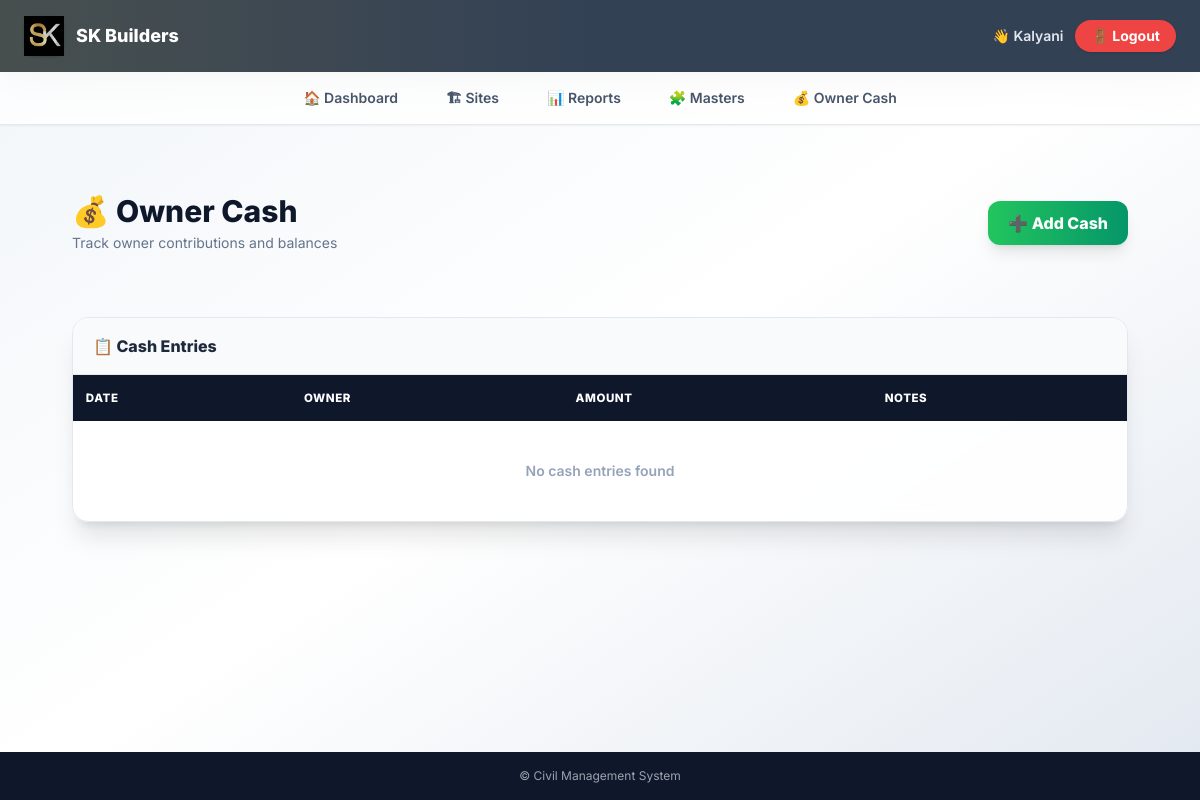
/owners/cash/ (signed in), run on an earlier commit of the app's database.
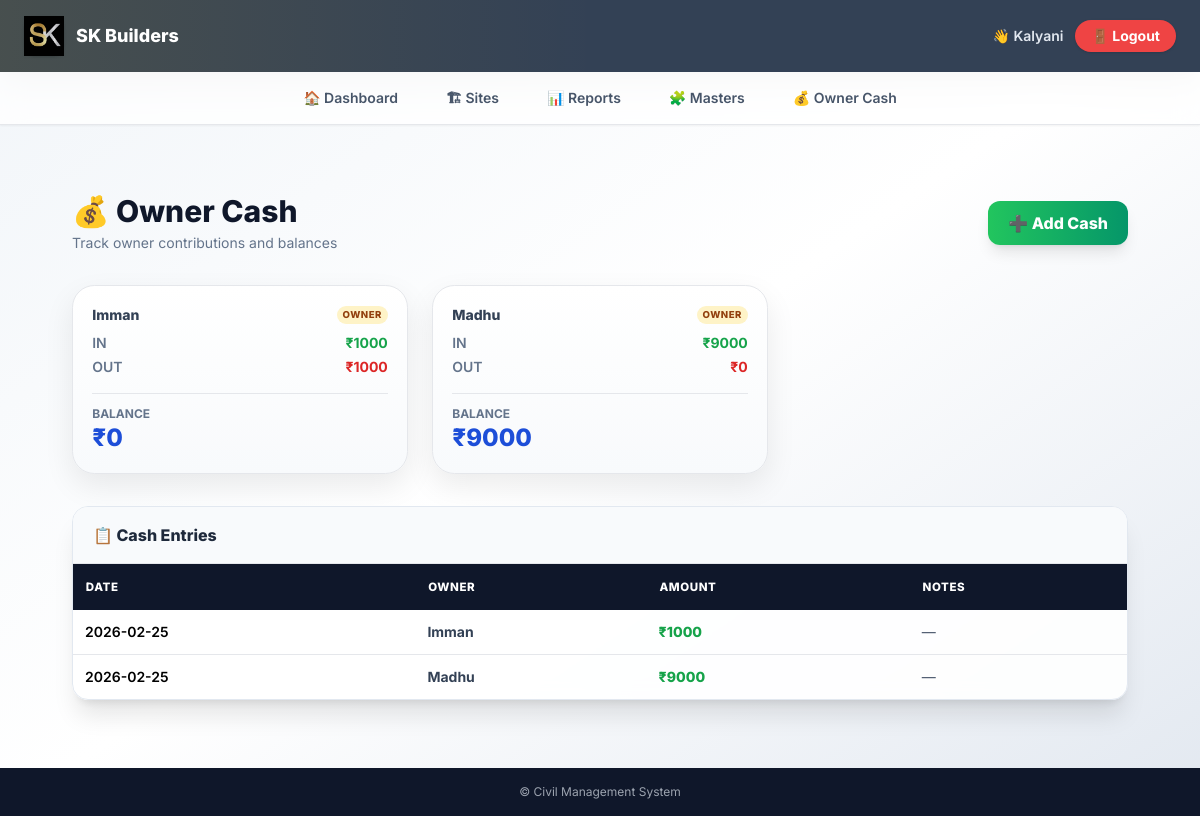
And on a later commit of the database.
### civil_app/models.py (models this page shows, shortened)
class Owner(models.Model):
    name = models.CharField(max_length=100)

class OwnerCashEntry(models.Model):
    owner = models.ForeignKey(Owner, on_delete=models.CASCADE)
    date = models.DateField()
    amount = models.FloatField()
    notes = models.CharField(max_length=200, blank=True)

### civil_app/views.py (the view)
# urls.py: path("owners/cash/", views.owner_cash_list, name="owner_cash_list"),
@login_required
def owner_cash_list(request):
    owners = Owner.objects.all()
    summary = []
    for owner in owners:
        total_in = OwnerCashEntry.objects.filter(owner=owner).aggregate(
            s=Sum("amount")
        )["s"] or 0
        total_out = OtherExpense.objects.filter(
            owner=owner
        ).aggregate(
            s=Sum("amount")
        )["s"] or 0
        balance = total_in - total_out
        summary.append({
            "owner": owner,
            "total_in": total_in,
            "total_out": total_out,
            "balance": balance,
        })
    entries = OwnerCashEntry.objects.select_related("owner").order_by("-date")
    return render(request, "owner_cash_list.html", {
        "summary": summary,
        "entries": entries,
    })

### civil_app/templates/owner_cash_list.html (shortened to what this page needs)
{% extends "base.html" %}
{% block content %}
<div class="max-w-7xl mx-auto px-6 py-6 space-y-8 animate-fade-in">
  <div class="flex flex-col md:flex-row md:items-center md:justify-between gap-4">
<div>
  <h2 class="text-3xl font-extrabold text-slate-900 flex items-center gap-2">
    💰 Owner Cash
  </h2>
  <p class="text-sm text-slate-500 mt-1">
    Track owner contributions and balances
  </p>
</div>
<a href="{% url 'owner_cash_add' %}"
   class="bg-gradient-to-r from-green-500 to-emerald-600
          hover:from-green-600 hover:to-emerald-700
          text-white px-5 py-2.5 rounded-xl font-extrabold
          shadow-lg transition duration-200 transform hover:-translate-y-0.5">
   ➕ Add Cash
</a>
  </div>
  <div class="grid md:grid-cols-3 gap-6">
{% for s in summary %}
<div class="summary-card">
  <div class="flex items-center justify-between mb-2">
    <p class="text-sm font-extrabold text-slate-700">
      {{ s.owner.name }}
    </p>
    <span class="badge">OWNER</span>
  </div>
  <div class="space-y-1 text-sm">
    <div class="flex justify-between">
      <span class="text-slate-500 font-semibold">IN</span>
      <span class="font-bold text-green-600">
        ₹{{ s.total_in|floatformat:0 }}
      </span>
    </div>
    <div class="flex justify-between">
      <span class="text-slate-500 font-semibold">OUT</span>
      <span class="font-bold text-red-600">
        ₹{{ s.total_out|floatformat:0 }}
      </span>
    </div>
  </div>
  <div class="mt-4 pt-3 border-t">
    <p class="text-xs text-slate-500 font-bold">BALANCE</p>
    <p class="text-2xl font-extrabold
       {% if s.balance < 0 %}
         text-red-600
       {% else %}
         text-blue-700
       {% endif %}">
      ₹{{ s.balance|floatformat:0 }}
    </p>
  </div>
</div>
{% endfor %}
  </div>
  <div class="bg-white/90 backdrop-blur border border-slate-200
              rounded-2xl shadow-xl overflow-hidden">
<div class="px-5 py-4 border-b bg-slate-50">
  <h3 class="font-extrabold text-slate-800">
    📋 Cash Entries
  </h3>
</div>
<div class="overflow-x-auto">
  <table class="w-full text-sm">
    <thead class="bg-slate-900 text-white sticky top-0">
      <tr>
        <th class="th">Date</th>
        <th class="th">Owner</th>
        <th class="th">Amount</th>
        <th class="th">Notes</th>
      </tr>
    </thead>
    <tbody class="divide-y">
      {% for e in entries %}
      <tr class="hover:bg-yellow-50 transition">
        <td class="td font-semibold">
          {{ e.date|date:"Y-m-d" }}
        </td>
        <td class="td font-bold text-slate-700">
          {{ e.owner.name }}
        </td>
        <td class="td font-extrabold text-green-600">
          ₹{{ e.amount|floatformat:0 }}
        </td>
        <td class="td text-slate-600">
          {{ e.notes|default:"—" }}
        </td>
      </tr>
      {% empty %}
      <tr>
        <td colspan="4"
            class="text-center py-10 text-slate-400 font-semibold">
          No cash entries found
        </td>
      </tr>
      {% endfor %}
    </tbody>
  </table>
</div>
  </div>
</div>
{% endblock %}

### civil_app/templates/base.html (shortened to what this page needs)
{% load static %}
<!DOCTYPE html>
<html lang="en">
<head>
  <script src="https://cdn.tailwindcss.com"></script>
</head>
<body class="bg-gradient-to-br from-slate-100 via-white to-slate-200 min-h-screen flex flex-col">
  <header class="bg-slate-700 text-white px-6 py-4
                 flex items-center justify-between
                 shadow-xl relative overflow-hidden">
<div class="absolute inset-0 bg-gradient-to-r
            from-yellow-400/10 via-transparent to-transparent"></div>
<div class="relative flex items-center gap-3">
  <div class="rounded-xl shadow flex items-center justify-center">
    <img src="{% static 'images/logo.jpeg' %}"
         alt="SK Builders"
         class="h-10 w-auto drop-shadow-sm">
  </div>
  <div>
    <h1 class="font-extrabold text-lg leading-tight">
      SK Builders
    </h1>
  </div>
</div>
<div class="relative flex items-center gap-3">
  {% if user.is_authenticated %}
    <span class="text-sm text-slate-200 font-semibold">
      👋 {{ user.username }}
    </span>
    <form method="post" action="{% url 'logout' %}">
      <button type="submit"
              class="bg-red-500 hover:bg-red-600
                     text-white text-sm font-bold
                     px-4 py-1.5 rounded-full shadow transition">
        🚪 Logout
      </button>
    </form>
  {% endif %}
</div>
  </header>
  <nav class="sticky top-0 z-30 bg-white/80 backdrop-blur-md border-b shadow-sm">
    <div class="max-w-7xl mx-auto px-4">
  <ul class="flex gap-4 md:gap-8 justify-start md:justify-center
             overflow-x-auto whitespace-nowrap
             text-sm font-semibold text-slate-600">
    <li>
      <a href="/"
         class="nav-link {% if request.path == '/' %}active{% endif %}">
        🏠 Dashboard
      </a>
    </li>
    <li>
      <a href="/sites/"
         class="nav-link {% if '/sites' in request.path %}active{% endif %}">
        🏗 Sites
      </a>
    </li>
    <li>
      <a href="{% url 'reports' %}"
         class="nav-link {% if 'reports' in request.path %}active{% endif %}">
        📊 Reports
      </a>
    </li>
    <li>
      <a href="{% url 'masters_and_payments' %}"
         class="nav-link {% if 'masters' in request.path %}active{% endif %}">
        🧩 Masters
      </a>
    </li>
    <li>
      <a href="{% url 'owner_cash_list' %}"
         class="nav-link {% if 'owner-cash' in request.path %}active{% endif %}">
        💰 Owner Cash
      </a>
    </li>
  </ul>
</div>
  </nav>
  <main class="flex-1 max-w-7xl mx-auto w-full px-4 md:px-6 py-5 animate-page">
    <div class="
                p-6 min-h-[70vh]
                ">
      {% block content %}{% endblock %}
    </div>
  </main>
  <footer class="bg-slate-900 text-gray-400 text-xs text-center py-4">
    © {{ now|date:"Y" }} Civil Management System
  </footer>
</body>
</html>

### civil_app/templates/base.html (style rules this page uses)
body { font-family: 'Inter', system-ui, -apple-system, BlinkMacSystemFont, "Segoe UI", sans-serif; }
.nav-link { position: relative; display: inline-flex; align-items: center; gap: 6px; padding: 1rem 0.5rem; color: #475569; transition: color 0.2s ease; }
.nav-link::after { content: ""; position: absolute; bottom: 0; left: 0; width: 0%; height: 3px; background: linear-gradient(to right, #facc15, #f59e0b); transition: width 0.25s ease; border-radius: 999px; }
.animate-page { animation: pageIn 0.4s ease-out; }

### civil_app/templates/owner_cash_list.html (style rules this page uses)
.animate-fade-in { animation:fadeIn .35s ease }
.summary-card { background:linear-gradient(180deg,#ffffff,#f8fafc); border:1px solid #e5e7eb; border-radius:1.4rem; padding:1.2rem; box-shadow:0 12px 30px rgba(0,0,0,.08); transition:.2s; }
.badge { font-size:.6rem; font-weight:800; background:#fef3c7; color:#92400e; padding:2px 6px; border-radius:999px; letter-spacing:.05em; }
.th { padding:.8rem; font-size:.72rem; font-weight:800; text-transform:uppercase; letter-spacing:.05em; text-align:left; }
.td { padding:.75rem; }

What changed in the data, as far as the page shows it:
added Owner: owner.name "Imman", total_in "1000", total_out "1000", balance "0"
added Owner: owner.name "Madhu", total_in "9000", total_out "0", balance "9000"
added OwnerCashEntry: date "2026-02-25", owner.name "Imman", amount "1000", notes "—"
added OwnerCashEntry: date "2026-02-25", owner.name "Madhu", amount "9000", notes "—"
Also different on the page:
text no longer shown: "No cash entries found"
